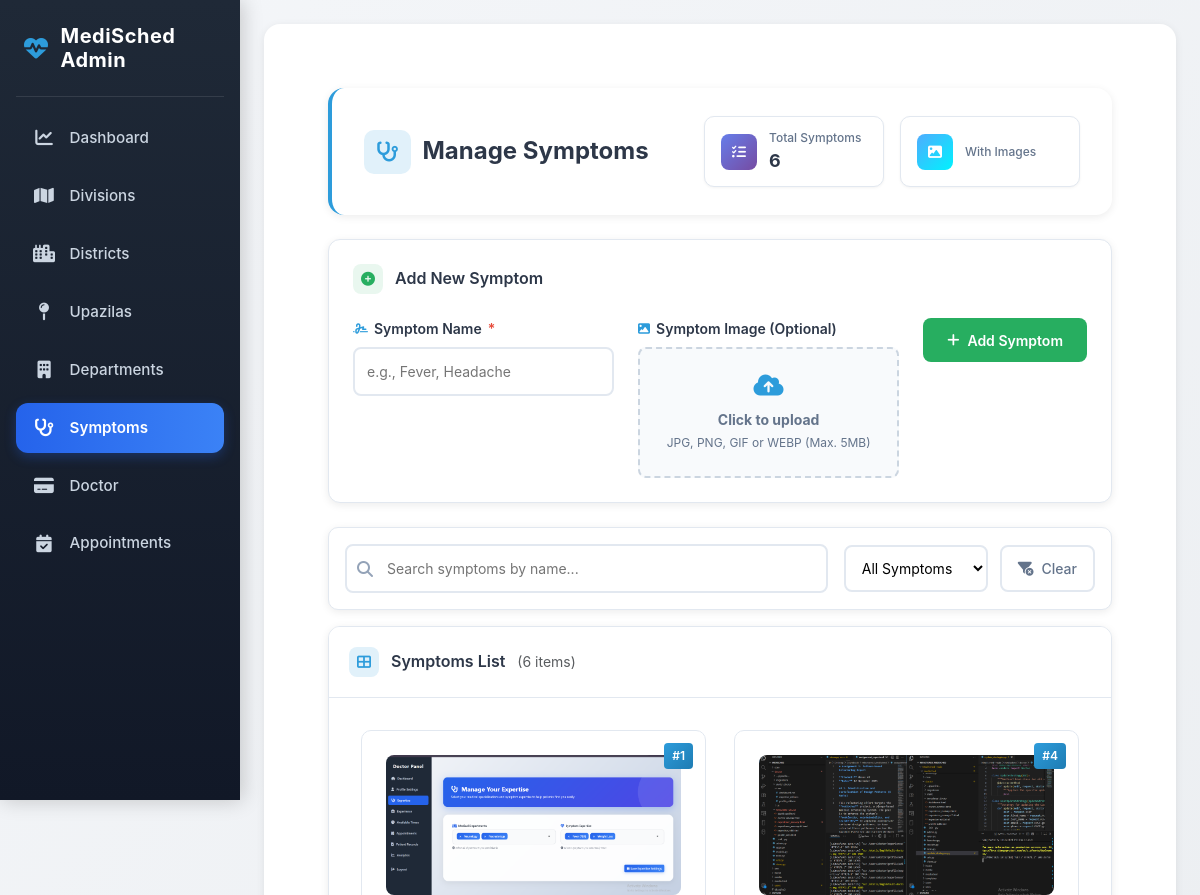
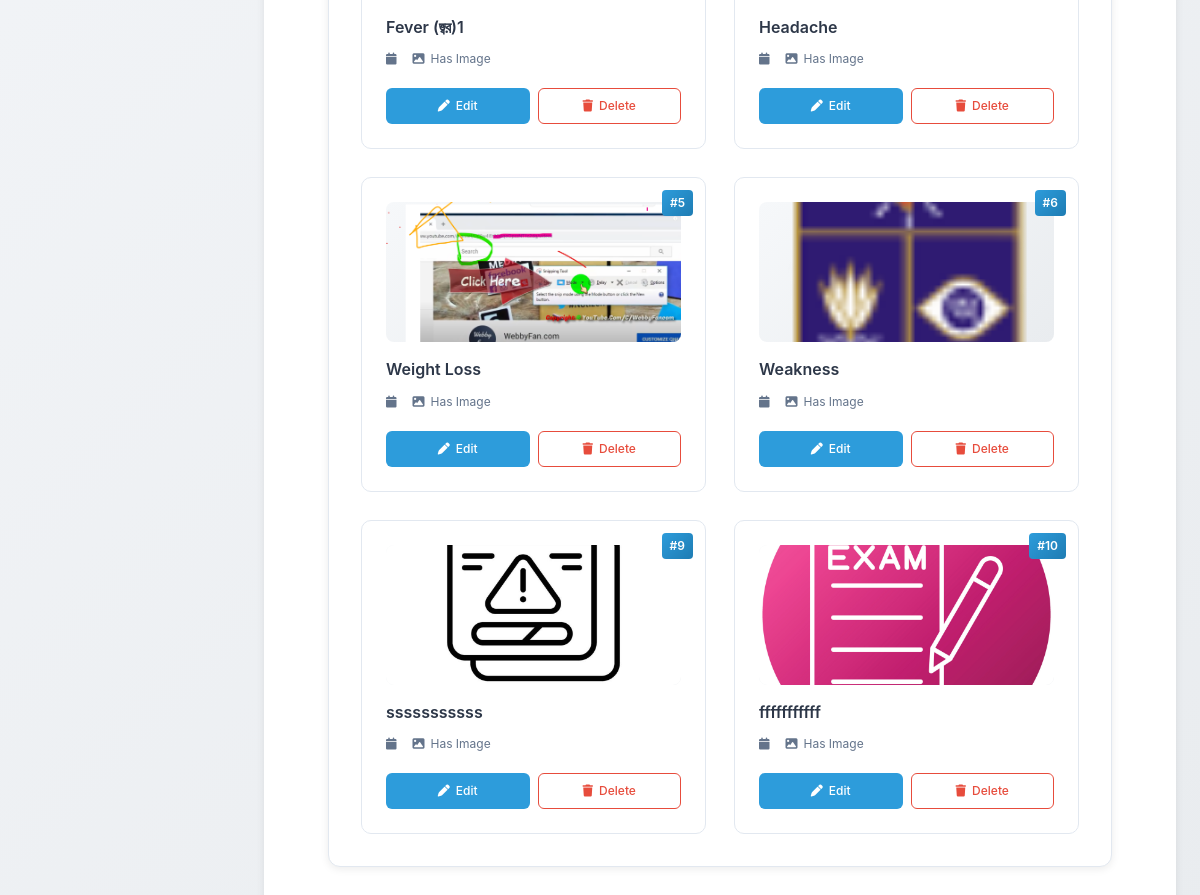
/adminapp/symptoms/, run on the app's committed database (2 pictures, top to bottom).
### adminapp/models.py (models this page shows, shortened)
class Symptom(models.Model):
    symptom_name = models.CharField(max_length=100, unique=True)
    symptom_image = models.ImageField(upload_to='symptoms/', blank=True, null=True)

### adminapp/views.py (the view)
# urls.py: path('symptoms/', views.symptom_list, name='symptom_list'),
def symptom_list(request):
    symptoms = Symptom.objects.all()
    return render(request, 'adminapp/symptom_list.html', {'symptoms': symptoms})

### adminapp/templates/adminapp/symptom_list.html (shortened to what this page needs)
{% extends 'adminapp/base_admin.html' %}
{% load static %}
{% block content %}
<div class="container-fluid py-4">
    <div class="page-header">
        <div class="header-content">
            <h1 class="header-title">
                <i class="fa-solid fa-stethoscope"></i>
                Manage Symptoms
            </h1>
            <div class="stats-container">
                <div class="stat-card stat-total">
                    <div class="stat-icon">
                        <i class="fa-solid fa-list-check"></i>
                    </div>
                    <div class="stat-text">
                        <span class="stat-label">Total Symptoms</span>
                        <span class="stat-value">{{ symptoms|length }}</span>
                    </div>
                </div>
                <div class="stat-card stat-with-image">
                    <div class="stat-icon">
                        <i class="fa-solid fa-image"></i>
                    </div>
                    <div class="stat-text">
                        <span class="stat-label">With Images</span>
                    </div>
                </div>
            </div>
        </div>
    </div>
    <div class="add-symptom-card">
        <div class="card-header">
            <h2 class="card-title">
                <i class="fa-solid fa-plus-circle"></i>
                Add New Symptom
            </h2>
        </div>
        <form method="POST" action="{% url 'add_symptom' %}" enctype="multipart/form-data" id="addSymptomForm">
            <div class="form-grid">
                <div class="form-group">
                    <label class="form-label required">
                        <i class="fa-solid fa-signature"></i>
                        Symptom Name
                    </label>
                    <input type="text"
                           name="symptom_name"
                           class="form-control-custom"
                           placeholder="e.g., Fever, Headache"
                           required
                           maxlength="100">
                </div>
                <div class="form-group">
                    <label class="form-label">
                        <i class="fa-solid fa-image"></i>
                        Symptom Image (Optional)
                    </label>
                    <div class="file-input-wrapper">
                        <label for="symptomImage" class="file-label">
                            <i class="fa-solid fa-cloud-arrow-up"></i>
                            <div class="file-info">
                                <strong>Click to upload</strong>
                                <span>JPG, PNG, GIF or WEBP (Max. 5MB)</span>
                            </div>
                        </label>
                    </div>
                </div>
                <div class="form-group">
                    <button type="submit" class="btn btn-add" id="addBtn">
                        <i class="fa-solid fa-plus"></i>
                        Add Symptom
                    </button>
                </div>
            </div>
        </form>
    </div>
    <div class="filter-bar">
        <div class="filter-content">
            <div class="search-box">
                <i class="fa-solid fa-magnifying-glass"></i>
                <input type="text"
                       id="searchSymptoms"
                       class="form-control-custom search-input"
                       placeholder="Search symptoms by name...">
            </div>
            <div class="filter-controls">
                <div class="filter-select">
                    <select id="imageFilter" class="form-control-custom">
                        <option value="all">All Symptoms</option>
                    </select>
                </div>
                <button id="clearFilters" class="btn-clear">
                    <i class="fa-solid fa-filter-circle-xmark"></i>
                    Clear
                </button>
            </div>
        </div>
    </div>
    <div class="symptoms-container">
        <div class="container-header">
            <h3 class="container-title">
                <i class="fa-solid fa-table-cells-large"></i>
                Symptoms List
                {% if symptoms %}
                <span class="text-muted fw-normal" style="font-size: 0.875rem;">
                </span>
                {% endif %}
            </h3>
        </div>
        {% if symptoms %}
        <div class="symptoms-grid" id="symptomsGrid">
            {% for sym in symptoms %}
            <div class="symptom-card"
                 data-name="{{ sym.symptom_name|lower }}"
                 data-has-image="{% if sym.symptom_image %}with{% else %}without{% endif %}">
                <div class="card-id">#{{ sym.id }}</div>
                <div class="card-image">
                    {% if sym.symptom_image %}
                        <img src="{{ sym.symptom_image.url }}"
                             alt="{{ sym.symptom_name }}"
                             class="symptom-image">
                    {% else %}
                        <div class="no-image">
                            <i class="fa-solid fa-image"></i>
                            <span>No Image</span>
                        </div>
                    {% endif %}
                </div>
                <div class="card-content">
                    <h4 class="symptom-name">{{ sym.symptom_name }}</h4>
                    <div class="symptom-meta">
                        <div class="meta-item">
                            <i class="fa-solid fa-calendar"></i>
                        </div>
                        {% if sym.symptom_image %}
                        <div class="meta-item">
                            <i class="fa-solid fa-image"></i>
                            Has Image
                        </div>
                        {% endif %}
                    </div>
                    <div class="card-actions">
                        <a href="{% url 'edit_symptom' sym.id %}" class="btn-action btn-edit">
                            <i class="fa-solid fa-pen"></i>
                            Edit
                        </a>
                        <a href="{% url 'delete_symptom' sym.id %}"
                           class="btn-action btn-delete delete-btn"
                           data-name="{{ sym.symptom_name }}">
                            <i class="fa-solid fa-trash"></i>
                            Delete
                        </a>
                    </div>
                </div>
            </div>
            {% endfor %}
        </div>
        {% endif %}
    </div>
</div>
{% endblock %}

### adminapp/templates/adminapp/base_admin.html (style rules this page uses)
:root { --primary-color: #2D9CDB; --secondary-color: #1f2937; --accent-color: #2563eb; --light-color: #f8f9fa; --dark-color: #1e293b; --success-color: #10b981; --warning-color: #f59e0b; --danger-color: #ef4444; --card-shadow: 0 4px 6px -1px rgba(0, 0, 0, 0.1), 0 2px 4px -1px rgba(0, 0, 0, 0.06); }
body { background: linear-gradient(135deg, #f4f6f9 0%, #e9ecef 100%); font-family: 'Inter', 'Segoe UI', system-ui, -apple-system, sans-serif; min-height: 100vh; overflow-x: hidden; }

### data on the page
Symptom: id "1", symptom_image (picture), symptom_name "Fever (জ্বর)1", shows "Has Image"
Symptom: id "4", symptom_image (picture), symptom_name "Headache", shows "Has Image"
Symptom: id "5", symptom_image (picture), symptom_name "Weight Loss", shows "Has Image"
Symptom: id "6", symptom_image (picture), symptom_name "Weakness", shows "Has Image"
Symptom: id "9", symptom_image (picture), symptom_name "sssssssssss", shows "Has Image"
Symptom: id "10", symptom_image (picture), symptom_name "fffffffffff", shows "Has Image"

### other printed values
{{ symptoms|length }} "6"
